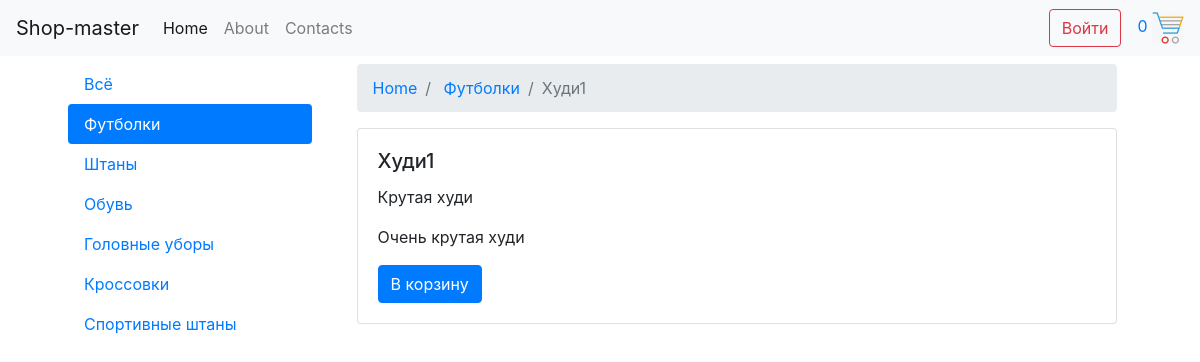
Screenshot of /product.php?id=1 with the database file from the repository.
### tables this page shows
CREATE TABLE `categories` (
  `id` int(11) NOT NULL,
  `title` varchar(255) NOT NULL
);

CREATE TABLE `products` (
  `id` int(11) NOT NULL,
  `title` varchar(255) NOT NULL,
  `description` text NOT NULL,
  `content` text NOT NULL,
  `category_id` int(11) NOT NULL,
  `image` varchar(255) NOT NULL,
  `cost` varchar(10) NOT NULL
);

### product.php (the view, shortened to what this page needs)
<?php
	include $_SERVER['DOCUMENT_ROOT'] . '/configs/db.php';
	include $_SERVER['DOCUMENT_ROOT'] . '/parts/header.php';
	$sql = "SELECT * FROM products WHERE id=" . $_GET['id'] ;
	$result = $conn->query($sql);
	$row = mysqli_fetch_assoc($result);
	$category_result = $conn->query( "SELECT * FROM categories WHERE id=" . $row['category_id'] );
	$category = mysqli_fetch_assoc( $category_result );
?>
<nav aria-label="breadcrumb">
  <ol class="breadcrumb">
    <li class="breadcrumb-item"><a href="/">Home</a></li>
    <li class="breadcrumb-item">
    	<a href="cat.php?id=<?php echo $category['id'] ?>">
    		<?php echo $category['title'] ?>
    	</a>
    </li>
    <li class="breadcrumb-item active" aria-current="page"><?php echo $row['title'] ?></li>
  </ol>
</nav>
<div class="row">
	<div class="col-12">
		<div class="card ">
			<div class="card-body">
			    <h5 class="card-title">
			    		<?php echo $row['title'] ?>
			    </h5>
			    <p class="card-text"><?php echo $row['description'] ?></p>
			    <p class="card-text"><?php echo $row['content'] ?></p>
			    <a href="#" class="btn btn-primary">В корзину</a>
			</div>
		</div>
	</div>
</div>
<?php
	include $_SERVER['DOCUMENT_ROOT'] . '/parts/footer.php';
?>

### parts/cat_nav.php
<div class="nav flex-column nav-pills" id="v-pills-tab" role="tablist" aria-orientation="vertical">
	<a class="nav-link <?php if(!isset($_GET['id'])) {?> active <?php } ?>" href="/">Всё</a>
	<?php
		$sql = "SELECT * FROM categories";
		$result = $conn->query($sql);
		while ($row = mysqli_fetch_assoc($result)) {
			if(isset($_GET['id']) && $_GET['id'] == $row['id']){
				echo "<a class='nav-link active' href='/cat.php?id=" . $row['id'] . "'>" . $row['title'] . "</a>";
			} else {
				echo "<a class='nav-link' href='/cat.php?id=" . $row['id'] . "'>" . $row['title'] . "</a>";
			}
		}
	?>
</div>

### rows the page displays
categories: title "Футболки"
categories: title "Штаны"
categories: title "Обувь"
categories: title "Головные уборы"
categories: title "Кроссовки"
categories: title "Спортивные штаны"
products: title "Худи1", description "Крутая худи", content "Очень крутая худи"
